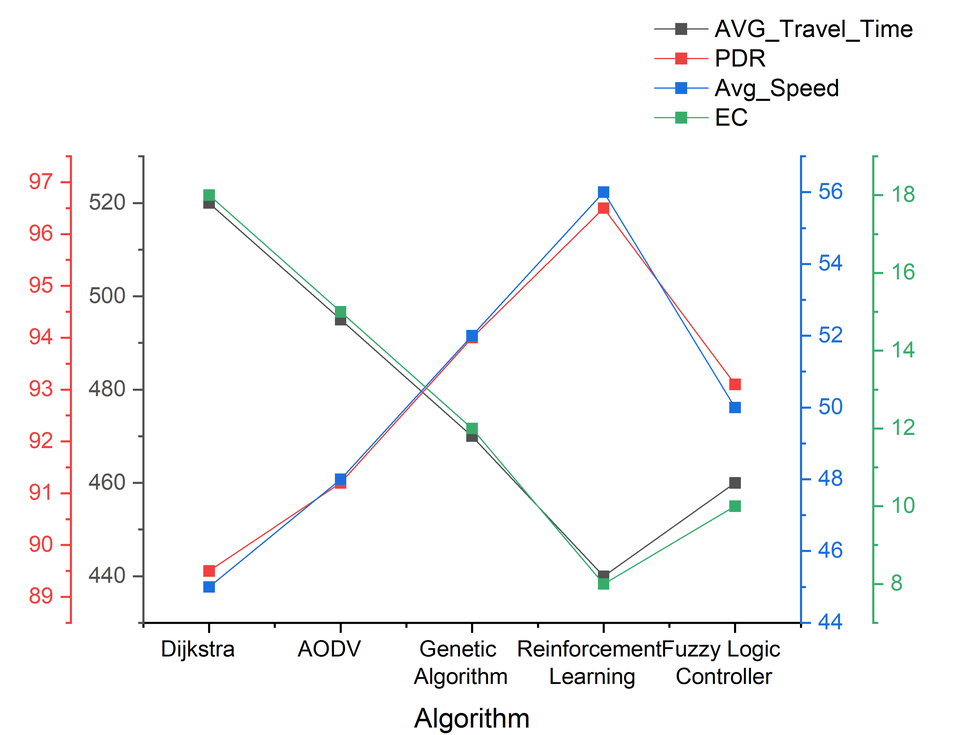
#> input picture Algorithm.png, 960 x 735 px, shrunk from 3216 x 2462 before the run
$ python img_to_gcode.py --input Algorithm.png --output out.png
#> lines starting #> are read from the running program, lines starting #| are printed output that depends on the picture; after the words box and inside, x2 and y2 are one past the last pixel; in counts of white or black regions, pixels touching at a corner belong together
#> in main, image is the input picture: shape (735, 960, 3); mean R, G, B 248.6, 248.6, 249
#!/usr/bin/python3
#pylint: disable=no-member

import numpy as np
from scipy import ndimage
import imageio
from PIL import Image, ImageFilter
import constants
import argparse


class CircularRange:
	def __init__(self, begin, end, value):
		self.begin, self.end, self.value = begin, end, value

	def __repr__(self):
		return f"[{self.begin},{self.end})->{self.value}"

	def halfway(self):
		return int((self.begin + self.end) / 2)

class Graph:
	class Node:
		def __init__(self, point, index):
			self.x, self.y = point
			self.index = index
			self.connections = {}

		def __repr__(self):
			return f"({self.y},{-self.x})"

		def _addConnection(self, to):
			self.connections[to] = False # i.e. not already used in gcode generation

		def toDotFormat(self):
			return (f"{self.index} [pos=\"{self.y},{-self.x}!\", label=\"{self.index}\\n{self.x},{self.y}\"]\n" +
				"".join(f"{self.index}--{conn}\n" for conn in self.connections if self.index < conn))


	def __init__(self):
		self.nodes = []

	def __getitem__(self, index):
		return self.nodes[index]

	def __repr__(self):
		return repr(self.nodes)


	def addNode(self, point):
		index = len(self.nodes)
		self.nodes.append(Graph.Node(point, index))
		return index

	def addConnection(self, a, b):
		self.nodes[a]._addConnection(b)
		self.nodes[b]._addConnection(a)

	def distance(self, a, b):
		return np.hypot(self[a].x-self[b].x, self[a].y-self[b].y)

	def areConnectedWithin(self, a, b, maxDistance):
		if maxDistance < 0:
			return False
		elif a == b:
			return True
		else:
			for conn in self[a].connections:
				if self.areConnectedWithin(conn, b, maxDistance - self.distance(conn, b)):
					return True
			return False

	def saveAsDotFile(self, f):
		f.write("graph G {\nnode [shape=plaintext];\n")
		for node in self.nodes:
			f.write(node.toDotFormat())
		f.write("}\n")

	def saveAsGcodeFile(self, f):
		### First follow all paths that have a start/end node (i.e. are not cycles)
		# The next chosen starting node is the closest to the current position

		def pathGcode(i, insidePath):
			f.write(f"G{1 if insidePath else 0} X{self[i].y} Y{-self[i].x}\n")
			for connTo, alreadyUsed in self[i].connections.items():
				if not alreadyUsed:
					self[i].connections[connTo] = True
					self[connTo].connections[i] = True

					return pathGcode(connTo, True)
			return i

		possibleStartingNodes = set()
		for i in range(len(self.nodes)):
			if len(self[i].connections) == 0 or len(self[i].connections) % 2 == 1:
				possibleStartingNodes.add(i)

		if len(possibleStartingNodes) != 0:
			node = next(iter(possibleStartingNodes)) # first element
			while 1:
				possibleStartingNodes.remove(node)
				pathEndNode = pathGcode(node, False)

				if len(self[node].connections) == 0:
					assert pathEndNode == node
					f.write(f"G1 X{self[node].y} Y{-self[node].x}\n")
				else:
					possibleStartingNodes.remove(pathEndNode)

				if len(possibleStartingNodes) == 0:
					break

				minDistanceSoFar = np.inf
				for nextNode in possibleStartingNodes:
					distance = self.distance(pathEndNode, nextNode)
					if distance < minDistanceSoFar:
						minDistanceSoFar = distance
						node = nextNode


		### Then pick the node closest to the current position that still has unused/available connections
		# That node must belong to a cycle, because otherwise it would have been used above
		# TODO improve by finding Eulerian cycles

		cycleNodes = set()
		for i in range(len(self.nodes)):
			someConnectionsAvailable = False
			for _, alreadyUsed in self[i].connections.items():
				if not alreadyUsed:
					someConnectionsAvailable = True
					break

			if someConnectionsAvailable:
				cycleNodes.add(i)

		def cyclePathGcode(i, insidePath):
			f.write(f"G{1 if insidePath else 0} X{self[i].y} Y{-self[i].x}\n")

			foundConnections = 0
			for connTo, alreadyUsed in self[i].connections.items():
				if not alreadyUsed:
					if foundConnections == 0:
						self[i].connections[connTo] = True
						self[connTo].connections[i] = True
						cyclePathGcode(connTo, True)

					foundConnections += 1
					if foundConnections > 1:
						break

			if foundConnections == 1:
				cycleNodes.remove(i)

		if len(cycleNodes) != 0:
			node = next(iter(cycleNodes)) # first element
			while 1:
				# since every node has an even number of connections, ANY path starting from it
				# must complete at the same place (see Eulerian paths/cycles properties)
				cyclePathGcode(node, False)

				if len(cycleNodes) == 0:
					break

				pathEndNode = node
				minDistanceSoFar = np.inf
				for nextNode in possibleStartingNodes:
					distance = self.distance(pathEndNode, nextNode)
					if distance < minDistanceSoFar:
						minDistanceSoFar = distance
						node = nextNode

class EdgesToGcode:
	def __init__(self, edges):
		self.edges = edges
		self.ownerNode = np.full(np.shape(edges), -1, dtype=int)
		self.xSize, self.ySize = np.shape(edges)
		self.graph = Graph()

	def getCircularArray(self, center, r, smallerArray = None):
		circumferenceSize = len(constants.circumferences[r])
		circularArray = np.zeros(circumferenceSize, dtype=bool)

		if smallerArray is None:
			smallerArray = np.ones(1, dtype=bool)
		smallerSize = np.shape(smallerArray)[0]
		smallerToCurrentRatio = smallerSize / circumferenceSize

		for i in range(circumferenceSize):
			x = center[0] + constants.circumferences[r][i][0]
			y = center[1] + constants.circumferences[r][i][1]

			if x not in range(self.xSize) or y not in range(self.ySize):
				circularArray[i] = False # consider pixels outside of the image as not-edges
			else:
				iSmaller = i * smallerToCurrentRatio
				a, b = int(np.floor(iSmaller)), int(np.ceil(iSmaller))

				if smallerArray[a] == False and (b not in range(smallerSize) or smallerArray[b] == False):
					circularArray[i] = False # do not take into consideration not connected regions (roughly)
				else:
					circularArray[i] = self.edges[x, y]

		return circularArray

	def toCircularRanges(self, circularArray):
		ranges = []
		circumferenceSize = np.shape(circularArray)[0]

		lastValue, lastValueIndex = circularArray[0], 0
		for i in range(1, circumferenceSize):
			if circularArray[i] != lastValue:
				ranges.append(CircularRange(lastValueIndex, i, lastValue))
				lastValue, lastValueIndex = circularArray[i], i

		ranges.append(CircularRange(lastValueIndex, circumferenceSize, lastValue))
		if len(ranges) > 1 and ranges[-1].value == ranges[0].value:
			ranges[0].begin = ranges[-1].begin - circumferenceSize
			ranges.pop() # the last range is now contained in the first one
		return ranges

	def getNextPoints(self, point):
		"""
		Returns the radius of the circle used to identify the points and
		the points toward which propagate, in a tuple `(radius, [point0, point1, ...])`
		"""

		bestRadius = 0
		circularArray = self.getCircularArray(point, 0)
		allRanges = [self.toCircularRanges(circularArray)]
		for radius in range(1, len(constants.circumferences)):
			circularArray = self.getCircularArray(point, radius, circularArray)
			allRanges.append(self.toCircularRanges(circularArray))
			if len(allRanges[radius]) > len(allRanges[bestRadius]):
				bestRadius = radius
			if len(allRanges[bestRadius]) >= 4 and len(allRanges[-2]) >= len(allRanges[-1]):
				# two consecutive circular arrays with the same or decreasing number>=4 of ranges
				break
			elif len(allRanges[radius]) == 2 and radius > 1:
				edge = 0 if allRanges[radius][0].value == True else 1
				if allRanges[radius][edge].end-allRanges[radius][edge].begin < len(constants.circumferences[radius]) / 4:
					# only two ranges but the edge range is small (1/4 of the circumference)
					if bestRadius == 1:
						bestRadius = 2
					break
			elif len(allRanges[radius]) == 1 and allRanges[radius][0].value == False:
				# this is a point-shaped edge not sorrounded by any edges
				break

		if bestRadius == 0:
			return 0, []

		circularRanges = allRanges[bestRadius]
		points = []
		for circularRange in circularRanges:
			if circularRange.value == True:
				circumferenceIndex = circularRange.halfway()
				x = point[0] + constants.circumferences[bestRadius][circumferenceIndex][0]
				y = point[1] + constants.circumferences[bestRadius][circumferenceIndex][1]

				if x in range(self.xSize) and y in range(self.ySize) and self.ownerNode[x, y] == -1:
					points.append((x,y))

		return bestRadius, points

	def propagate(self, point, currentNodeIndex):
		radius, nextPoints = self.getNextPoints(point)

		# depth first search to set the owner of all reachable connected pixels
		# without an owner and find connected nodes
		allConnectedNodes = set()
		def setSeenDFS(x, y):
			if (x in range(self.xSize) and y in range(self.ySize)
					and np.hypot(x-point[0], y-point[1]) <= radius + 0.5
					and self.edges[x, y] == True and self.ownerNode[x, y] != currentNodeIndex):
				if self.ownerNode[x, y] != -1:
					allConnectedNodes.add(self.ownerNode[x, y])
				self.ownerNode[x, y] = currentNodeIndex # index of just added node
				setSeenDFS(x+1, y)
				setSeenDFS(x-1, y)
				setSeenDFS(x, y+1)
				setSeenDFS(x, y-1)

		self.ownerNode[point] = -1 # reset to allow DFS to start
		setSeenDFS(*point)
		for nodeIndex in allConnectedNodes:
			if not self.graph.areConnectedWithin(currentNodeIndex, nodeIndex, 11):
				self.graph.addConnection(currentNodeIndex, nodeIndex)

		validNextPoints = []
		for nextPoint in nextPoints:
			if self.ownerNode[nextPoint] == currentNodeIndex:
				# only if this point belongs to the current node after the DFS,
				# which means it is reachable and connected
				validNextPoints.append(nextPoint)

		for nextPoint in validNextPoints:
			nodeIndex = self.graph.addNode(nextPoint)
			self.graph.addConnection(currentNodeIndex, nodeIndex)
			self.propagate(nextPoint, nodeIndex)
			self.ownerNode[point] = currentNodeIndex

	def addNodeAndPropagate(self, point):
		nodeIndex = self.graph.addNode(point)
		self.propagate(point, nodeIndex)

	def buildGraph(self):
		for point in np.ndindex(np.shape(self.edges)):
			if self.edges[point] == True and self.ownerNode[point] == -1:
				radius, nextPoints = self.getNextPoints(point)
				if radius == 0:
					self.addNodeAndPropagate(point)
				else:
					for nextPoint in nextPoints:
						if self.ownerNode[nextPoint] == -1:
							self.addNodeAndPropagate(nextPoint)

		return self.graph


def sobel(image):
	image = np.array(image, dtype=float)
	image /= 255.0
	Gx = ndimage.sobel(image, axis=0)
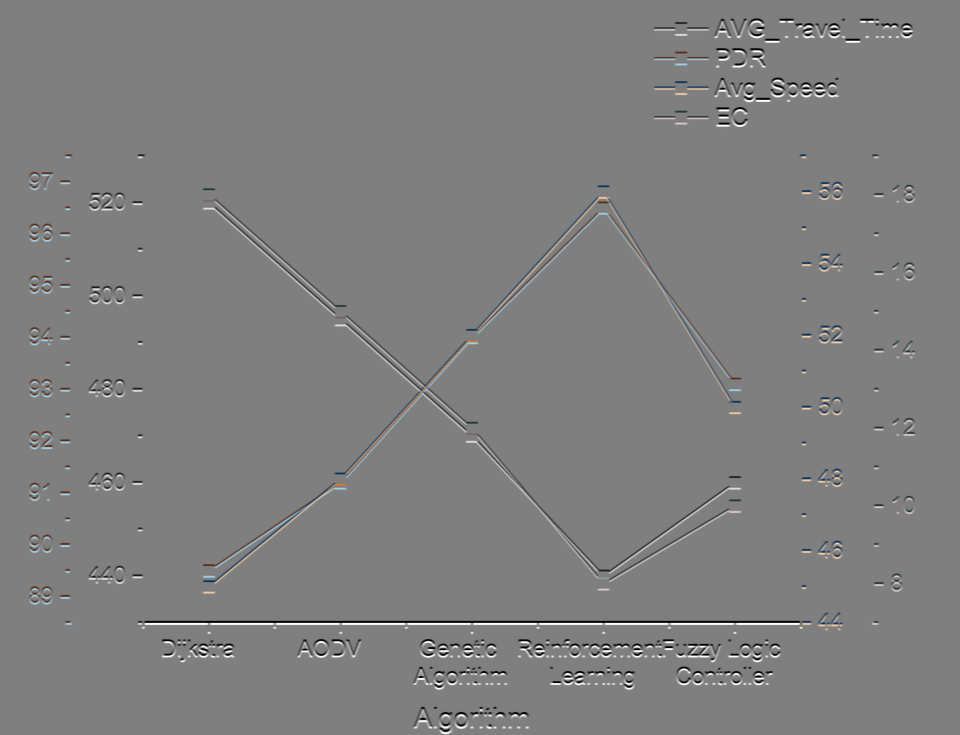
#> Gx: shape (735, 960, 3) float64; mean R, G, B -1.65e-06, -1.73e-06, -1.78e-06; drawn with min black and max white
	Gy = ndimage.sobel(image, axis=1)
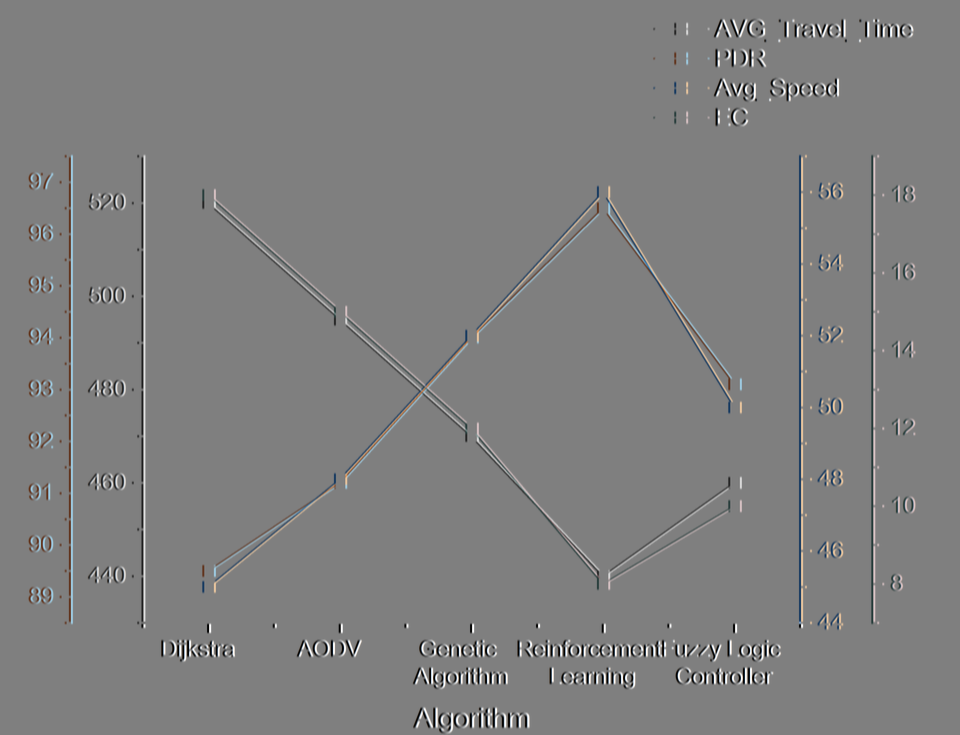
#> Gy: shape (735, 960, 3) float64; mean R, G, B 1.79e-18, 3.07e-20, 8.21e-19; drawn with min black and max white
	res = np.hypot(Gx, Gy)
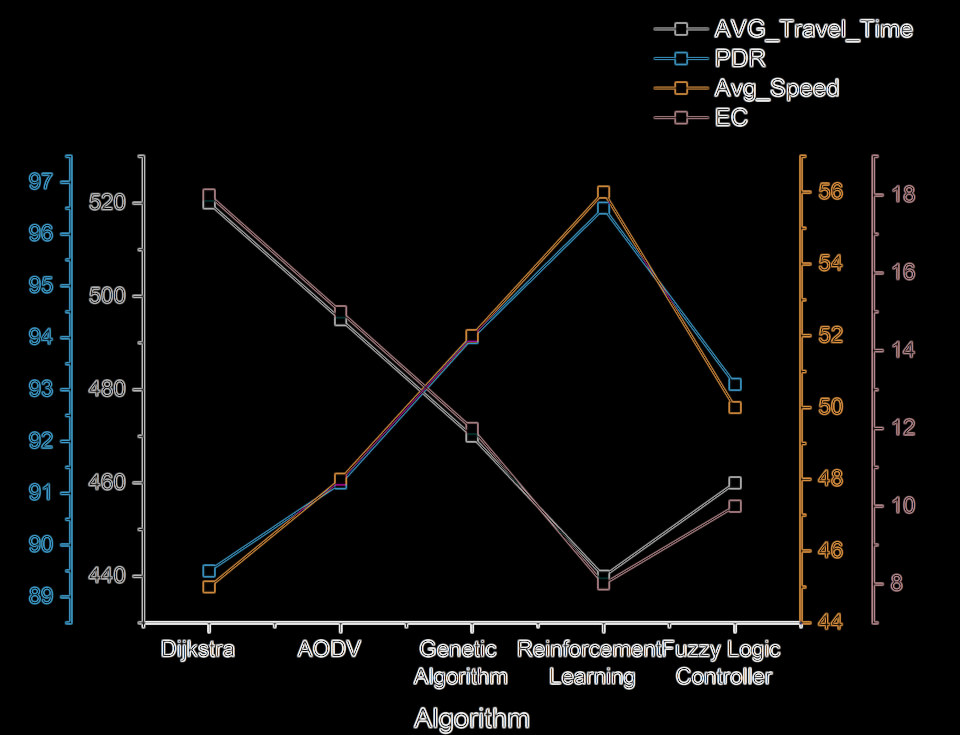
#> res: shape (735, 960, 3) float64; mean R, G, B 0.631, 0.62, 0.609; drawn with min black and max white
	res /= np.max(res)
	res = np.array(res * 255, dtype=np.uint8)
	return res[2:-2, 2:-2, 0:3]
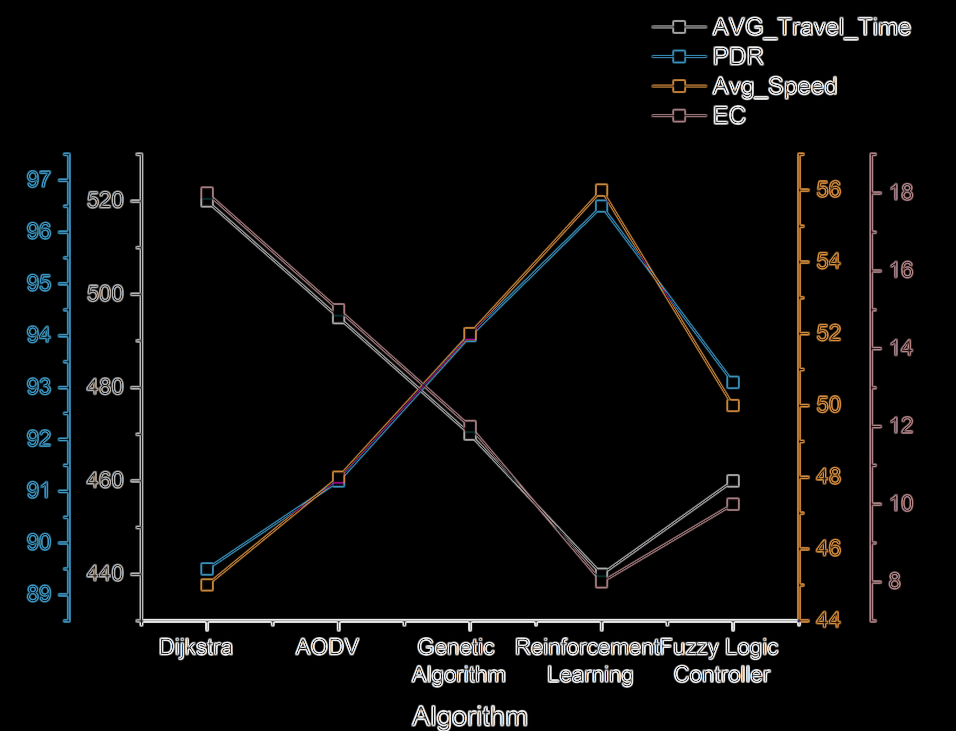
#> returned value: shape (731, 956, 3); mean of channels 0, 1, 2 9.4, 9.3, 9.1; drawn as R, G, B

def convertToBinaryEdges(edges, threshold):
#> called with threshold = 32
	result = np.maximum.reduce([edges[:, :, 0], edges[:, :, 1], edges[:, :, 2]]) >= threshold
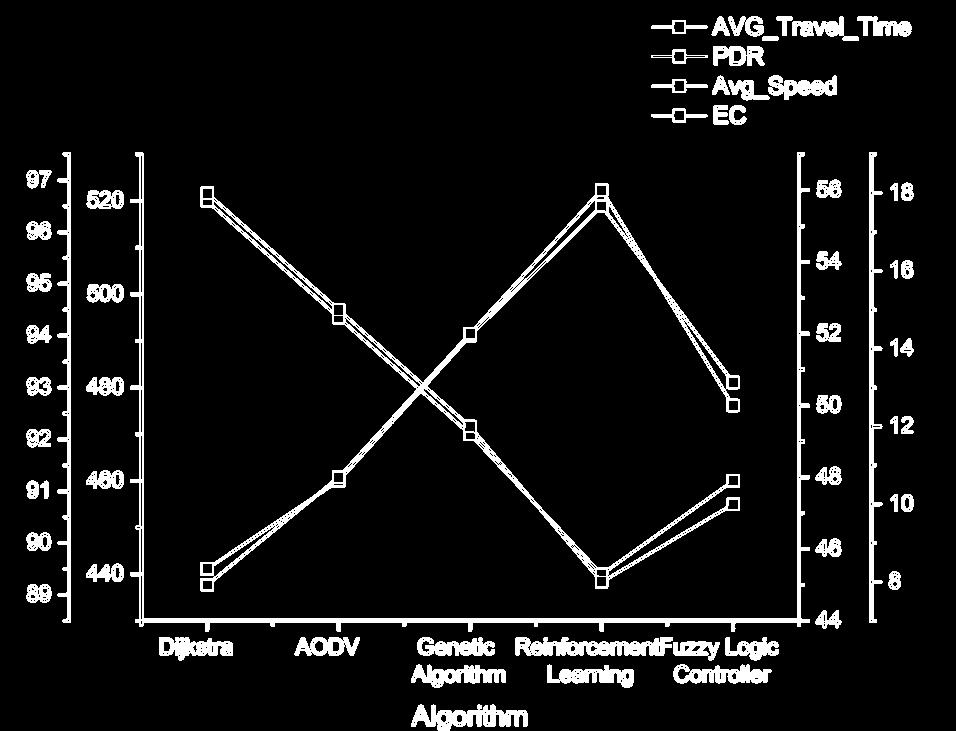
#> result: shape (731, 956) bool; 7.4% white; 63 white regions, largest, box (x1, y1, x2, y2) and area: (200, 183, 740, 592) 11228, (130, 152, 810, 632) 8096, (869, 152, 883, 623) 2638
	if np.shape(edges)[2] > 3:
		result[edges[:, :, 3] < threshold] = False
	return result


def parseArgs(namespace):
	argParser = argparse.ArgumentParser(fromfile_prefix_chars="@",
		description="Detects the edges of an image and converts them to 2D gcode that can be printed by a plotter")

	argParser.add_argument_group("Data options")
	argParser.add_argument("-i", "--input", type=argparse.FileType('br'), required=True, metavar="FILE",
		help="Image to convert to gcode; all formats supported by the Python imageio library are supported")
	argParser.add_argument("-o", "--output", type=argparse.FileType('w'), required=True, metavar="FILE",
		help="File in which to save the gcode result")
	argParser.add_argument("--dot-output", type=argparse.FileType('w'), metavar="FILE",
		help="Optional file in which to save the graph (in DOT format) generated during an intermediary step of gcode generation")
	argParser.add_argument("-e", "--edges", type=str, metavar="MODE",
		help="Consider the input file already as an edges matrix, not as an image of which to detect the edges. MODE should be either `white` or `black`, that is the color of the edges in the image. The image should only be made of white or black pixels.")
	argParser.add_argument("-t", "--threshold", type=int, default=32, metavar="VALUE",
		help="The threshold in range (0,255) above which to consider a pixel as part of an edge (after Sobel was applied to the image or on reading the edges from file with the --edges option)")

	argParser.parse_args(namespace=namespace)

	if namespace.edges is not None and namespace.edges not in ["white", "black"]:
		argParser.error("mode for --edges should be `white` or `black`")
	if namespace.threshold <= 0 or namespace.threshold >= 255:
		argParser.error("value for --threshold should be in range (0,255)")

def main():
	class Args: pass
	parseArgs(Args)

	image = imageio.imread(Args.input)
	if Args.edges is None:
		edges = sobel(image)
	elif Args.edges == "black":
		edges = np.invert(image)
	else: # Args.edges == "white"
		edges = image
	edges = convertToBinaryEdges(edges, Args.threshold)

	converter = EdgesToGcode(edges)
	converter.buildGraph()

	if Args.dot_output is not None:
		converter.graph.saveAsDotFile(Args.dot_output)
	converter.graph.saveAsGcodeFile(Args.output)

if __name__ == "__main__":
#> (the run stopped early here; a loop or call above may not have finished)
